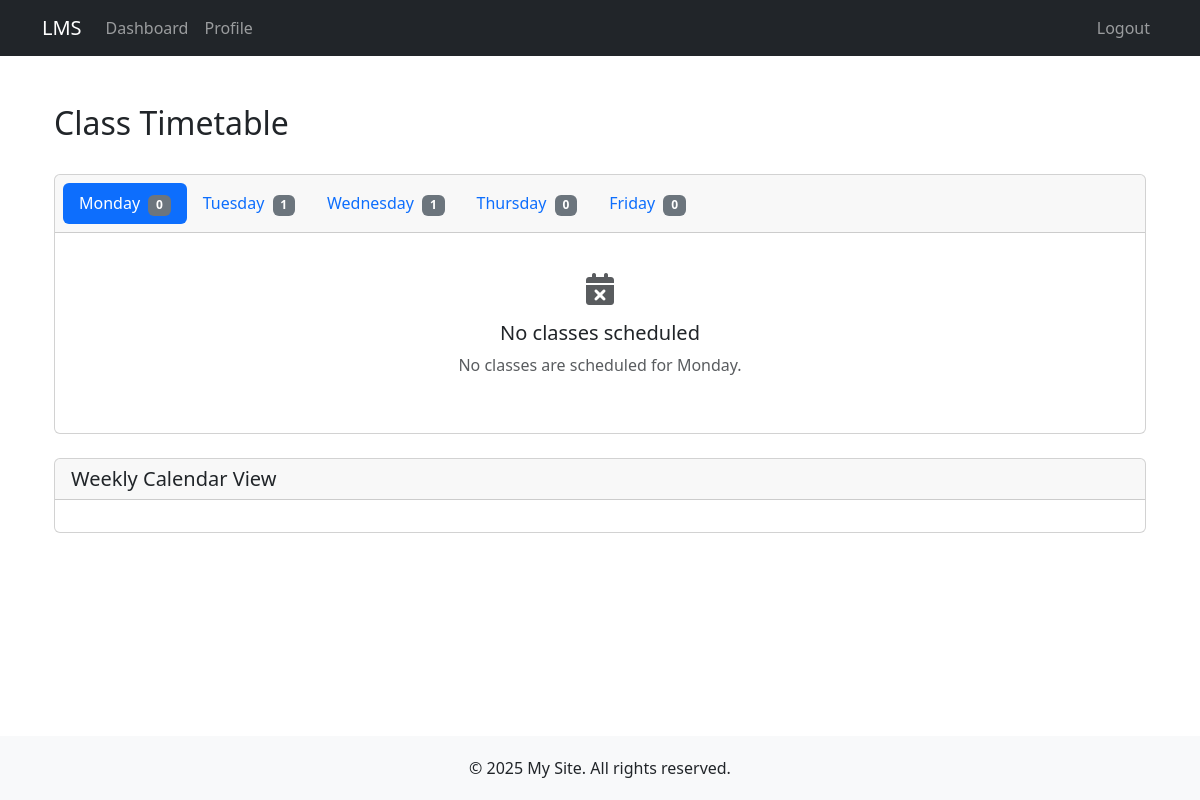
/timetable/ (signed in), run on the app's committed database.
### timetable/models.py (models this page shows, shortened)
class Timetable(models.Model):
    DAYS_OF_WEEK = (
        ('monday', 'Monday'),
        ('tuesday', 'Tuesday'),
        ('wednesday', 'Wednesday'),
        ('thursday', 'Thursday'),
        ('friday', 'Friday'),
    )
    day = models.CharField(max_length=10, choices=DAYS_OF_WEEK)
    start_time = models.TimeField()
    end_time = models.TimeField()
    subject = models.CharField(max_length=100)
    trainer = models.ForeignKey(User, on_delete=models.CASCADE, related_name='timetable_sessions')
    location = models.CharField(max_length=100, blank=True)
    description = models.TextField(blank=True)
    is_published = models.BooleanField(default=True)
    created_at = models.DateTimeField(auto_now_add=True)
    updated_at = models.DateTimeField(auto_now=True)
    class Meta:
        ordering = ['day', 'start_time']
        unique_together = ['day', 'start_time', 'trainer']

### timetable/views.py (the view)
# urls.py: path('', views.timetable_view, name='timetable'),
@login_required
def timetable_view(request):
    if is_admin(request.user):
        timetables = Timetable.objects.all()
    else:
        timetables = Timetable.objects.filter(is_published=True)
    days = {
        'monday': [],
        'tuesday': [],
        'wednesday': [],
        'thursday': [],
        'friday': [],
    }
    for timetable in timetables:
        days[timetable.day].append(timetable)
    context = {
        'days': days,
        'is_admin': is_admin(request.user),
        'is_trainer': is_trainer(request.user),
        'is_student': is_student(request.user),
    }
    return render(request, 'timetable/timetable.html', context)

### timetable/views.py (called while the page is built)
def is_admin(user):
    return user.is_superuser

def is_trainer(user):
    return hasattr(user, 'userprofile') and user.userprofile.user_type == 'trainer'

def is_student(user):
    return hasattr(user, 'userprofile') and user.userprofile.user_type == 'student'

### templates/timetable/timetable.html (shortened to what this page needs)
{% extends 'base.html' %}
{% block content %}
<div class="container mt-4">
    <div class="d-flex justify-content-between align-items-center mb-4">
        <h2>Class Timetable</h2>
    </div>
    <div class="card mb-4">
        <div class="card-header">
            <ul class="nav nav-pills card-header-pills" id="dayTabs" role="tablist">
                {% for day_name, day_schedules in days.items %}
                <li class="nav-item" role="presentation">
                    <button class="nav-link {% if forloop.first %}active{% endif %}"
                            id="{{ day_name }}-tab" data-bs-toggle="tab"
                            data-bs-target="#{{ day_name }}" type="button"
                            role="tab" aria-controls="{{ day_name }}">
                        {{ day_name|title }}
                        <span class="badge bg-secondary ms-1">{{ day_schedules|length }}</span>
                    </button>
                </li>
                {% endfor %}
            </ul>
        </div>
        <div class="card-body">
            <div class="tab-content" id="dayTabContent">
                {% for day_name, day_schedules in days.items %}
                <div class="tab-pane fade {% if forloop.first %}show active{% endif %}"
                     id="{{ day_name }}" role="tabpanel" aria-labelledby="{{ day_name }}-tab">
                    {% if day_schedules %}
                    <div class="list-group">
                        {% for schedule in day_schedules %}
                        <div class="list-group-item">
                            <div class="d-flex justify-content-between align-items-start">
                                <div class="flex-grow-1">
                                    <h6 class="mb-1">{{ schedule.subject }}</h6>
                                    <p class="mb-1 text-muted">
                                        <i class="fas fa-clock"></i>
                                        {{ schedule.start_time|time:"H:i" }} - {{ schedule.end_time|time:"H:i" }}
                                    </p>
                                    <p class="mb-1">
                                        <i class="fas fa-chalkboard-teacher"></i>
                                        {{ schedule.trainer.get_full_name|default:schedule.trainer.username }}
                                    </p>
                                    {% if schedule.location %}
                                    <p class="mb-1">
                                        <i class="fas fa-map-marker-alt"></i> {{ schedule.location }}
                                    </p>
                                    {% endif %}
                                    {% if schedule.description %}
                                    <p class="mb-1 small text-muted">{{ schedule.description }}</p>
                                    {% endif %}
                                </div>
                                <div class="btn-group btn-group-sm">
                                    {% if is_admin %}
                                    <a href="{% url 'edit_timetable' schedule.pk %}" class="btn btn-outline-primary">
                                        <i class="fas fa-edit"></i>
                                    </a>
                                    <a href="{% url 'delete_timetable' schedule.pk %}" class="btn btn-outline-danger">
                                        <i class="fas fa-trash"></i>
                                    </a>
                                    {% endif %}
                                </div>
                            </div>
                            {% if not schedule.is_published %}
                            <span class="badge bg-warning mt-2">Draft</span>
                            {% endif %}
                        </div>
                        {% endfor %}
                    </div>
                    {% else %}
                    <div class="text-center py-4">
                        <i class="fas fa-calendar-times fa-2x text-muted mb-3"></i>
                        <h5>No classes scheduled</h5>
                        <p class="text-muted">No classes are scheduled for {{ day_name|title }}.</p>
                    </div>
                    {% endif %}
                </div>
                {% endfor %}
            </div>
        </div>
    </div>
    <div class="card">
        <div class="card-header">
            <h5 class="mb-0">Weekly Calendar View</h5>
        </div>
        <div class="card-body">
        </div>
    </div>
</div>
{% endblock %}
{% block scripts %}
<link href='https://cdn.jsdelivr.net/npm/fullcalendar@5.11.3/main.min.css' rel='stylesheet' />
{% endblock %}

### templates/base.html (style rules this page uses)
body { display: flex; flex-direction: column; min-height: 100vh; }

### templates/timetable/timetable.html (style rules this page uses)
.nav-pills .nav-link.active { background-color: #0d6efd; }

### data on the page
Timetable: day "Tuesday", day_schedules "1"
Timetable: day "Wednesday", day_schedules "1"

### other printed values
{{ day_name|title }} "Monday" "Thursday" "Friday"
{{ day_schedules|length }} "0" "0" "0"
{{ day_name|title }} "Monday"
